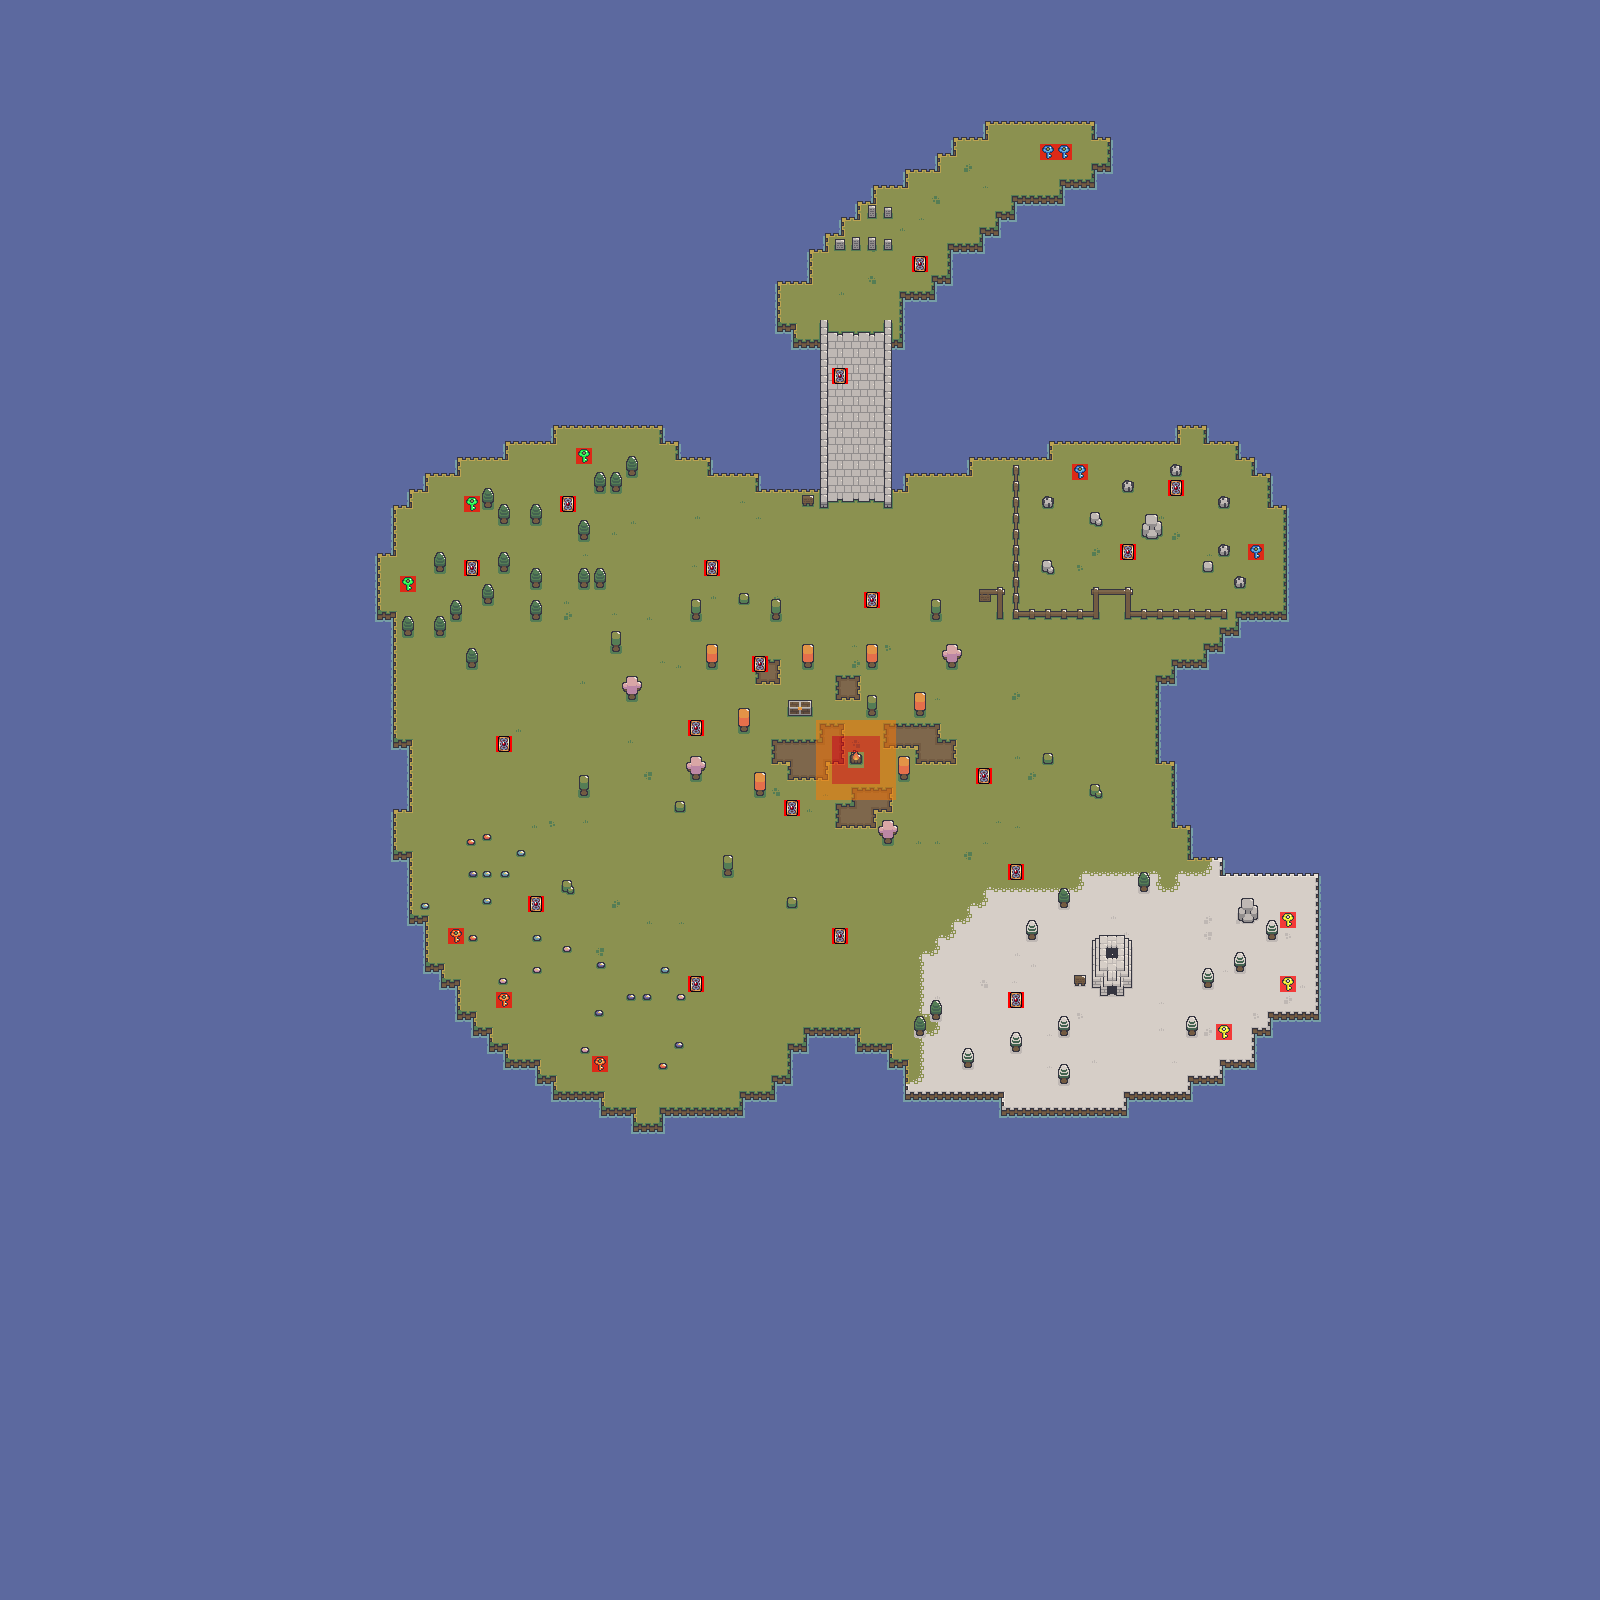

Below is a game level as drawn by its tile map, then a one-line description and the .tmx that defines it (tile-layer data replaced by summaries):
An orthogonal 100x100 tile map with 16x16 px tiles, 6 tile layers (terrain, environment, campfire, keys, ...), 4 tilesets.

<map version="1.8" tiledversion="1.8.2" orientation="orthogonal" renderorder="right-down" width="100" height="100" tilewidth="16" tileheight="16" infinite="0" nextlayerid="7" nextobjectid="1">
 <tileset firstgid="1" source="tilemap.tsx" />
 <tileset firstgid="8041" source="key_tilemap.tsx" />
 <tileset firstgid="8141" source="map_cards_tilemap.tsx" />
 <tileset firstgid="8241" source="campfire_healing_tilemap.tsx" />
 <layer id="1" name="terrain" width="100" height="100">
  <data>[10000 cells, 10000 non-empty, 82 distinct tile ids]</data>
 </layer>
 <layer id="2" name="environment" width="100" height="100">
  <data>[10000 cells, 229 non-empty, 91 distinct tile ids]</data>
 </layer>
 <layer id="6" name="campfire" width="100" height="100">
  <data>[10000 cells, 24 non-empty, 2 distinct tile ids]</data>
 </layer>
 <layer id="3" name="keys" width="100" height="100">
  <data>[10000 cells, 13 non-empty, 4 distinct tile ids]</data>
 </layer>
 <layer id="4" name="loot" width="100" height="100">
  <data>[10000 cells, 18 non-empty, 1 distinct tile ids]</data>
 </layer>
 <layer id="5" name="Fake loot" width="100" height="100">
  <data>[10000 cells, 0 non-empty, 0 distinct tile ids]</data>
 </layer>
</map>
